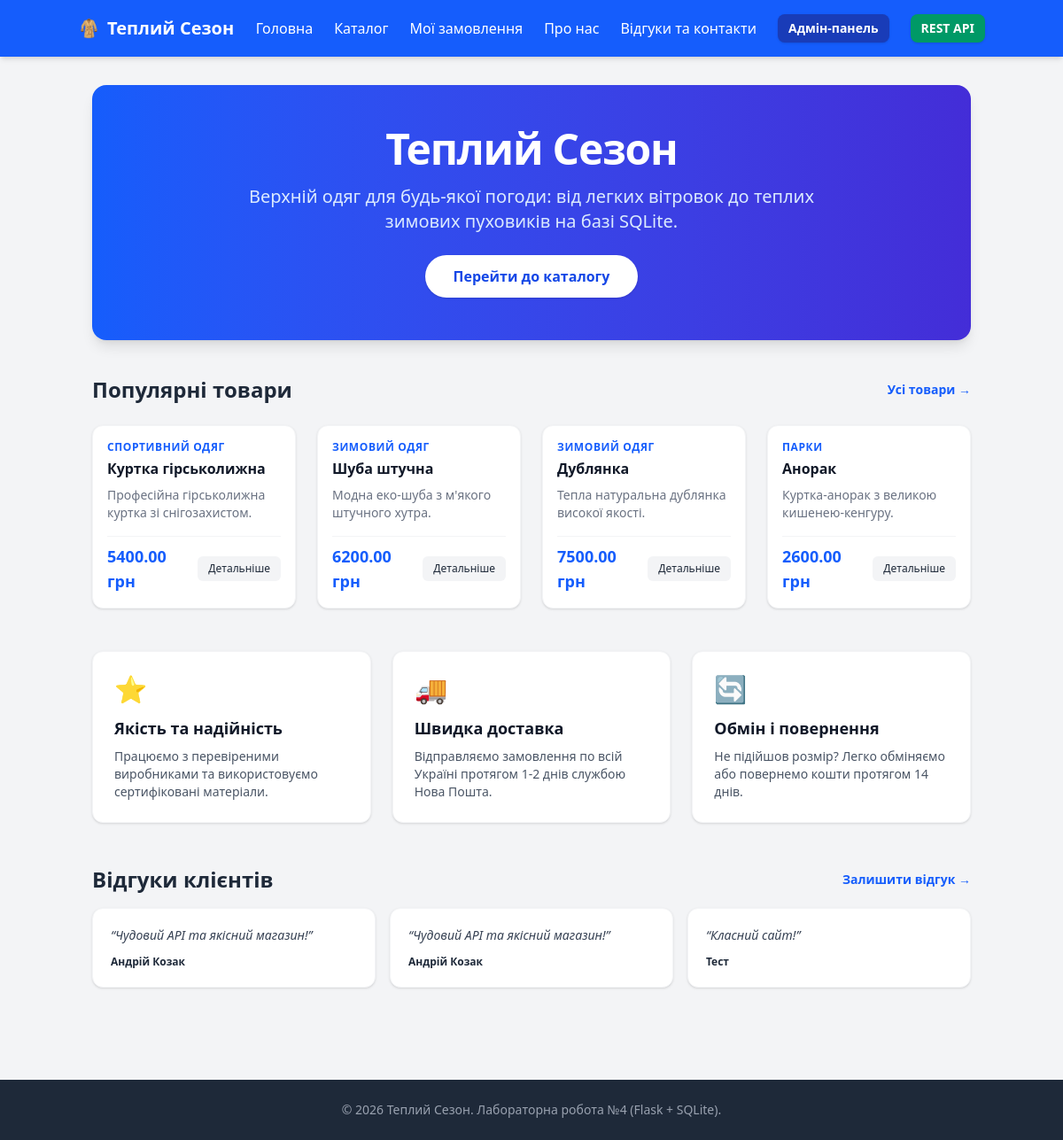
Before: / with the older database file.
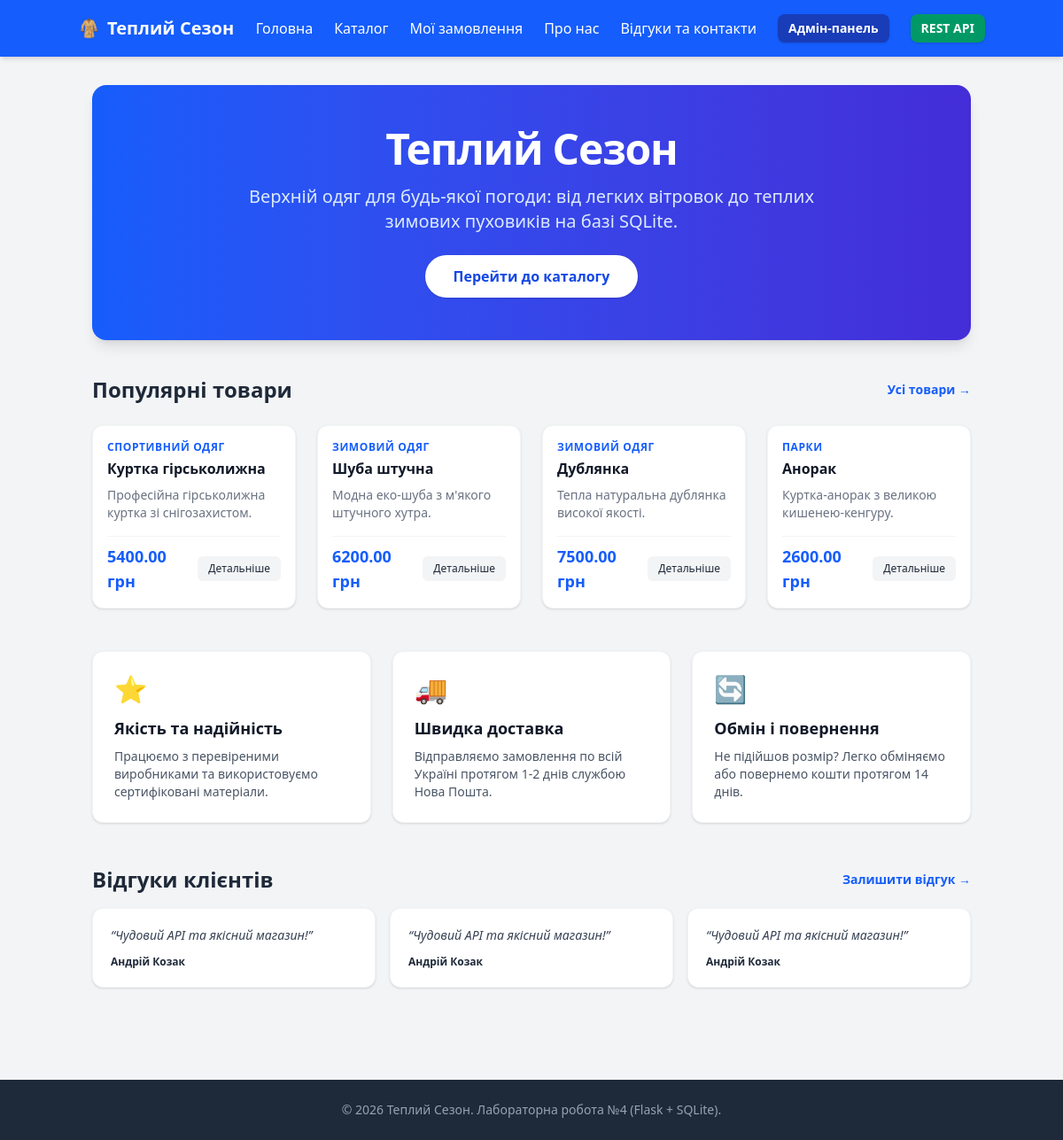
After: the same page with the newer database file.
### tables this page shows
CREATE TABLE products (
                id INTEGER PRIMARY KEY AUTOINCREMENT,
                name TEXT NOT NULL,
                category TEXT NOT NULL,
                price REAL NOT NULL,
                description TEXT,
                created_at TIMESTAMP DEFAULT CURRENT_TIMESTAMP
            );

CREATE TABLE feedbacks (
                id INTEGER PRIMARY KEY AUTOINCREMENT,
                name TEXT NOT NULL,
                email TEXT NOT NULL,
                message TEXT NOT NULL,
                created_at TIMESTAMP DEFAULT CURRENT_TIMESTAMP
            );

### app.py (the view)
@app.route('/')
def home():
    products = models.get_all_products()[:4]
    feedbacks = models.get_all_feedbacks()[:3]
    return render_template('home.html', products=products, feedbacks=feedbacks)

### models.py (called while the page is built)
def get_db():
    if 'db' not in g:
        g.db = sqlite3.connect(
            current_app.config['DATABASE'],
            detect_types=sqlite3.PARSE_DECLTYPES
        )
        g.db.row_factory = sqlite3.Row
        g.db.execute('PRAGMA foreign_keys = ON;')
    return g.db

def get_all_feedbacks():
    db = get_db()
    return db.execute('SELECT * FROM feedbacks ORDER BY created_at DESC;').fetchall()

def get_all_products(category=None, search=None):
    db = get_db()
    query = 'SELECT * FROM products WHERE 1=1'
    params = []
    if category and category != 'all':
        query += ' AND category = ?'
        params.append(category)
    if search:
        query += ' AND (name LIKE ? OR description LIKE ?)'
        search_pattern = f'%{search}%'
        params.extend([search_pattern, search_pattern])
    query += ' ORDER BY id DESC;'
    return db.execute(query, params).fetchall()

### templates/home.html (shortened to what this page needs)
{% extends "base.html" %}
{% block content %}
<section class="bg-gradient-to-r from-blue-600 to-indigo-700 text-white rounded-2xl p-8 md:p-12 text-center mb-10 shadow-lg">
    <h1 class="text-3xl md:text-5xl font-extrabold mb-4 tracking-tight">Теплий Сезон</h1>
    <p class="text-lg md:text-xl mb-6 text-blue-100 max-w-2xl mx-auto">Верхній одяг для будь-якої погоди: від легких вітровок до теплих зимових пуховиків на базі SQLite.</p>
    <a href="{{ url_for('shop_bp.shop') }}" class="inline-block bg-white text-blue-700 font-bold py-3 px-8 rounded-full shadow hover:bg-blue-50 transition transform hover:-translate-y-0.5">Перейти до каталогу</a>
</section>
{% if products %}
<section class="mb-12">
    <div class="flex justify-between items-center mb-6">
        <h2 class="text-2xl font-bold text-gray-800">Популярні товари</h2>
        <a href="{{ url_for('shop_bp.shop') }}" class="text-blue-600 hover:text-blue-800 font-semibold text-sm">Усі товари &rarr;</a>
    </div>
    <div class="grid grid-cols-1 sm:grid-cols-2 md:grid-cols-4 gap-6">
        {% for item in products %}
        <div class="bg-white rounded-xl shadow-sm hover:shadow-md transition p-4 border border-gray-100 flex flex-col">
            <span class="text-xs font-semibold text-blue-600 uppercase tracking-wider mb-1">{{ item.category }}</span>
            <h3 class="font-bold text-gray-900 mb-2">{{ item.name }}</h3>
            <p class="text-sm text-gray-500 mb-4 line-clamp-2 flex-grow">{{ item.description }}</p>
            <div class="flex justify-between items-center pt-2 border-t border-gray-100">
                <span class="font-extrabold text-blue-600 text-lg">{{ "%.2f"|format(item.price) }} грн</span>
                <a href="{{ url_for('shop_bp.product_detail', product_id=item.id) }}" class="text-xs bg-gray-100 hover:bg-gray-200 text-gray-800 px-3 py-1.5 rounded-md font-medium transition">Детальніше</a>
            </div>
        </div>
        {% endfor %}
    </div>
</section>
{% endif %}
<section class="grid grid-cols-1 md:grid-cols-3 gap-6 mb-12">
    <div class="bg-white rounded-xl shadow-sm p-6 border border-gray-100">
        <div class="text-3xl mb-3">⭐</div>
        <h3 class="font-bold text-lg mb-2 text-gray-900">Якість та надійність</h3>
        <p class="text-gray-600 text-sm">Працюємо з перевіреними виробниками та використовуємо сертифіковані матеріали.</p>
    </div>
    <div class="bg-white rounded-xl shadow-sm p-6 border border-gray-100">
        <div class="text-3xl mb-3">🚚</div>
        <h3 class="font-bold text-lg mb-2 text-gray-900">Швидка доставка</h3>
        <p class="text-gray-600 text-sm">Відправляємо замовлення по всій Україні протягом 1-2 днів службою Нова Пошта.</p>
    </div>
    <div class="bg-white rounded-xl shadow-sm p-6 border border-gray-100">
        <div class="text-3xl mb-3">🔄</div>
        <h3 class="font-bold text-lg mb-2 text-gray-900">Обмін і повернення</h3>
        <p class="text-gray-600 text-sm">Не підійшов розмір? Легко обміняємо або повернемо кошти протягом 14 днів.</p>
    </div>
</section>
{% if feedbacks %}
<section class="mb-10">
    <div class="flex justify-between items-center mb-4">
        <h2 class="text-2xl font-bold text-gray-800">Відгуки клієнтів</h2>
        <a href="{{ url_for('feedback_bp.feedback') }}" class="text-blue-600 hover:text-blue-800 font-semibold text-sm">Залишити відгук &rarr;</a>
    </div>
    <div class="grid grid-cols-1 md:grid-cols-3 gap-4">
        {% for fb in feedbacks %}
        <div class="bg-white p-5 rounded-xl border border-gray-100 shadow-sm flex flex-col justify-between">
            <p class="text-gray-700 italic text-sm mb-3">“{{ fb.message }}”</p>
            <div class="text-xs text-gray-500 font-medium">
                <span class="font-bold text-gray-800">{{ fb.name }}</span>
            </div>
        </div>
        {% endfor %}
    </div>
</section>
{% endif %}
{% endblock %}

Changed rows visible on the page:
no longer on this page (row unchanged): feedbacks: message "Класний сайт!", name "Тест"
added feedbacks: message "Чудовий API та якісний магазин!", name "Андрій Козак"
